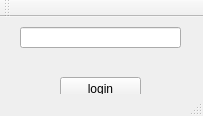
<?xml version="1.0" encoding="UTF-8"?>
<ui version="4.0">
 <class>MainWindow</class>
 <widget class="QMainWindow" name="MainWindow">
  <property name="geometry">
   <rect>
    <x>0</x>
    <y>0</y>
    <width>203</width>
    <height>116</height>
   </rect>
  </property>
  <property name="windowTitle">
   <string>MainWindow</string>
  </property>
  <widget class="QWidget" name="centralWidget">
   <widget class="QPushButton" name="pushButton">
    <property name="geometry">
     <rect>
      <x>60</x>
      <y>60</y>
      <width>81</width>
      <height>23</height>
     </rect>
    </property>
    <property name="text">
     <string>login</string>
    </property>
   </widget>
   <widget class="QLineEdit" name="password">
    <property name="geometry">
     <rect>
      <x>20</x>
      <y>10</y>
      <width>161</width>
      <height>21</height>
     </rect>
    </property>
    <property name="echoMode">
     <enum>QLineEdit::Password</enum>
    </property>
   </widget>
  </widget>
  <widget class="QMenuBar" name="menuBar">
   <property name="geometry">
    <rect>
     <x>0</x>
     <y>0</y>
     <width>203</width>
     <height>21</height>
    </rect>
   </property>
  </widget>
  <widget class="QToolBar" name="mainToolBar">
   <attribute name="toolBarArea">
    <enum>TopToolBarArea</enum>
   </attribute>
   <attribute name="toolBarBreak">
    <bool>false</bool>
   </attribute>
  </widget>
  <widget class="QStatusBar" name="statusBar"/>
 </widget>
 <layoutdefault spacing="6" margin="11"/>
 <resources/>
 <connections/>
</ui>
